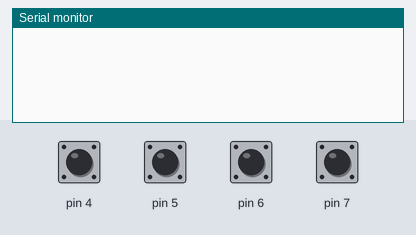
The sketch below on a simulated Arduino Uno, built with avr-gcc and run on an emulated ATmega328P. On the bench: the last lines printed to the serial monitor. The inputs (shaded band) are chosen by the test bench; at power-on: pin 4–7 HIGH. Sleep ends after the set time or at an interrupt.

Above: at 1.2 s.
1.3 s: pin 4 pulled LOW for 0.15 s
At 2.1 s:
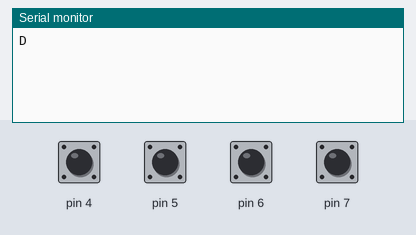
2.9 s: pin 5 pulled LOW for 0.15 s
At 3.4 s:
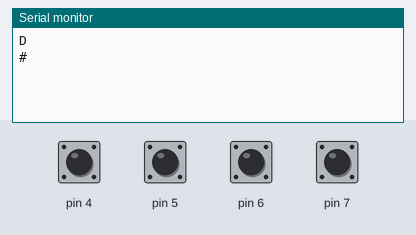
4.5 s: pin 6 pulled LOW for 0.15 s
At 5.8 s:
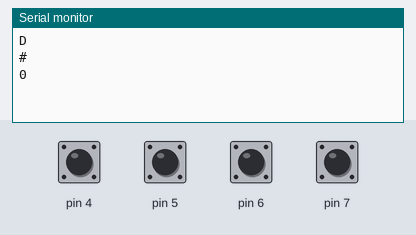
6.1 s: pin 7 pulled LOW for 0.15 s
At 7.0 s:
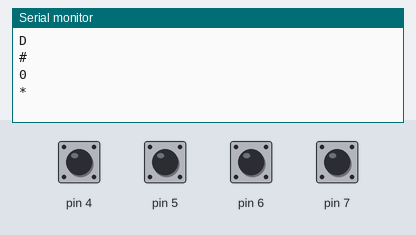

The sketch:

RetoDisenoSistemasEnChip3.ino
```cpp
//Reto de diseño de sistemas en chip. El programa leela entrada de un keypad y la envía por medio de UART
#include <Arduino_FreeRTOS.h>
#include "queue.h"
#include "semphr.h"

//macros para la configuración y manejo de pines
#define MakeInputPin(REG, PIN)       (REG &= (~(1 << PIN)))
#define MakeOutputPin(REG, PIN)      (REG |= (1 << PIN))
#define EnablePullUp(REG, PIN)       (REG |= (1 << PIN))
#define ReadInputPin(REG, PIN)       (REG & (1 << PIN))
#define WriteOutputPinLow(REG, PIN)  (REG &= ~(1 << PIN))
#define WriteOutputPinHigh(REG, PIN) (REG |= (1 << PIN))
#define ToggleOutputPin(REG, PIN)    (REG ^= (1 << PIN))

//declaraciones de la tasa de comunicación serial
#define F_CPU 16000000UL
#define USART_BAUDRATE 19200
#define UBRR_VALUE (((F_CPU / (USART_BAUDRATE * 16UL))) - 1)


//retardo en ms
const unsigned int period = 25;


//buffer para el UART
unsigned char mybuffer[25];

//handle para un queue
QueueHandle_t uartQueue;

//global variable to store the line
int line = 0;
int *ptrLine = &line;

//semaphore handle
SemaphoreHandle_t interruptSemaphore;

void setup()
{
  //configuración del puerto serial
  UBRR0H = (uint8_t)(UBRR_VALUE >> 8);
  UBRR0L = (uint8_t)UBRR_VALUE;
  UCSR0C = 0x06;       // Set frame format: 8data, 1stop bit
  UCSR0B |= (1 << RXEN0) | (1 << TXEN0);   // TX y RX habilitados

  // Renglones en alta impedancia
  MakeInputPin(DDRB, PB3); WriteOutputPinHigh(PORTB, PB3);
  MakeInputPin(DDRB, PB2); WriteOutputPinHigh(PORTB, PB2);
  MakeInputPin(DDRB, PB1); WriteOutputPinHigh(PORTB, PB1);
  MakeInputPin(DDRB, PB0); WriteOutputPinHigh(PORTB, PB0);

  // Columnas en pullup
  MakeInputPin(DDRD, PD7); EnablePullUp(PORTD, PD7);
  MakeInputPin(DDRD, PD6); EnablePullUp(PORTD, PD6);
  MakeInputPin(DDRD, PD5); EnablePullUp(PORTD, PD5);
  MakeInputPin(DDRD, PD4); EnablePullUp(PORTD, PD4);
  //creación de tareas
  xTaskCreate(vScanTask,"SCAN TASK",100,NULL,1,NULL);
  xTaskCreate(vHandlerTask,"HANDLER TASK",100,NULL,1,NULL);

  //creación del semáforo binario
  interruptSemaphore = xSemaphoreCreateBinary();

  //creación de las queue
  uartQueue = xQueueCreate(10, sizeof(uint8_t));

  //si la interrupcion es creada, inicializa interrupción PCINT23 PD7
  if(interruptSemaphore != NULL)
  {
    //se habilita interrupción por cambio de estado en PORTD
    PCICR |= (1 << PCIE2);
    //se habilita interrupción PCINT23-20
    PCMSK2 |= (1 << PCINT23);
    PCMSK2 |= (1 << PCINT22);
    PCMSK2 |= (1 << PCINT21);
    PCMSK2 |= (1 << PCINT20);
    //se habilitan las interrupciones
    sei();
  }
}

void vHandlerTask(void *pvParameters){
  char valueToSend;
  BaseType_t qStatus;
  const TickType_t xTicksToWait = pdMS_TO_TICKS(100);
  while(1){
    if (xSemaphoreTakeFromISR(interruptSemaphore, NULL) == pdPASS){
      //imprimir("Enter");
      taskENTER_CRITICAL();
      vTaskSuspendAll();
      if(*ptrLine == 1){
        if(ReadInputPin(PIND, PD7) == 0)
        {
          vTaskDelay(pdMS_TO_TICKS(period));
          while(ReadInputPin(PIND, PD7) == 0);
          valueToSend =  "1";
          imprimir("1\n");
          vTaskDelay(pdMS_TO_TICKS(period));
        }
        if(ReadInputPin(PIND, PD6) == 0)
        {
          vTaskDelay(pdMS_TO_TICKS(period));
          while(ReadInputPin(PIND, PD6) == 0);
          valueToSend =  "2";
          imprimir("2\n");
          vTaskDelay(pdMS_TO_TICKS(period));
        }
        if(ReadInputPin(PIND, PD5) == 0)
        {
          vTaskDelay(pdMS_TO_TICKS(period));
          while(ReadInputPin(PIND, PD5) == 0);
          valueToSend =  "3";
          imprimir("3\n");
          vTaskDelay(pdMS_TO_TICKS(period));
        }
        if(ReadInputPin(PIND, PD4) == 0)
        {
          vTaskDelay(pdMS_TO_TICKS(period));
          while(ReadInputPin(PIND, PD4) == 0);
          valueToSend =  "A";
          imprimir("A\n");
          vTaskDelay(pdMS_TO_TICKS(period));
        }
      }
      else if(*ptrLine == 2){
        if(ReadInputPin(PIND, PD7) == 0)
        {
          vTaskDelay(pdMS_TO_TICKS(period));
          while(ReadInputPin(PIND, PD7) == 0);
          valueToSend =  "4";
          imprimir("4\n");
          vTaskDelay(pdMS_TO_TICKS(period));
        }
        if(ReadInputPin(PIND, PD6) == 0)
        {
          vTaskDelay(pdMS_TO_TICKS(period));
          while(ReadInputPin(PIND, PD6) == 0);
          valueToSend =  "5";
          imprimir("5\n");
          vTaskDelay(pdMS_TO_TICKS(period));
        }
        if(ReadInputPin(PIND, PD5) == 0)
        {
          vTaskDelay(pdMS_TO_TICKS(period));
          while(ReadInputPin(PIND, PD5) == 0);
          valueToSend =  "6";
          imprimir("6\n");
          vTaskDelay(pdMS_TO_TICKS(period));
        }
        if(ReadInputPin(PIND, PD4) == 0)
        {
          vTaskDelay(pdMS_TO_TICKS(period));
          while(ReadInputPin(PIND, PD4) == 0);
          valueToSend =  "B";
          imprimir("B\n");
          vTaskDelay(pdMS_TO_TICKS(period));
        }
      }
      else if(*ptrLine == 3){
        if(ReadInputPin(PIND, PD7) == 0)
        {
        vTaskDelay(pdMS_TO_TICKS(period));
        while(ReadInputPin(PIND, PD7) == 0);
        valueToSend =  "7";
          imprimir("7\n");
        }
        if(ReadInputPin(PIND, PD6) == 0)
        {
          vTaskDelay(pdMS_TO_TICKS(period));
          while(ReadInputPin(PIND, PD6) == 0);
          valueToSend =  "8";
          imprimir("8\n");
          vTaskDelay(pdMS_TO_TICKS(period));
        }
        if(ReadInputPin(PIND, PD5) == 0)
        {
          vTaskDelay(pdMS_TO_TICKS(period));
          while(ReadInputPin(PIND, PD5) == 0);
          valueToSend =  "9";
          imprimir("9\n");
          vTaskDelay(pdMS_TO_TICKS(period));
        }
        if(ReadInputPin(PIND, PD4) == 0)
        {
          vTaskDelay(pdMS_TO_TICKS(period));
          while(ReadInputPin(PIND, PD4) == 0);
          valueToSend =  "C";
          imprimir("C\n");
          vTaskDelay(pdMS_TO_TICKS(period));
        }
      }
      else if(*ptrLine == 4){
        if(ReadInputPin(PIND, PD7) == 0)
        {
          vTaskDelay(pdMS_TO_TICKS(period));
          while(ReadInputPin(PIND, PD7) == 0);
          valueToSend =  "*";
          imprimir("*\n");
          vTaskDelay(pdMS_TO_TICKS(period));
        }
        if(ReadInputPin(PIND, PD6) == 0)
        {
          vTaskDelay(pdMS_TO_TICKS(period));
          while(ReadInputPin(PIND, PD6) == 0);
          valueToSend =  "0";
          imprimir("0\n");
        }
        if(ReadInputPin(PIND, PD5) == 0)
        {
          vTaskDelay(pdMS_TO_TICKS(period));
          while(ReadInputPin(PIND, PD5) == 0);
          valueToSend =  "#";
          imprimir("#\n");
          vTaskDelay(pdMS_TO_TICKS(period));
        }
        if(ReadInputPin(PIND, PD4) == 0)
        {
          vTaskDelay(pdMS_TO_TICKS(period));
          while(ReadInputPin(PIND, PD4) == 0);
          valueToSend =  "D";
          imprimir("D\n");
          vTaskDelay(pdMS_TO_TICKS(period));
        }
      }
      xTaskResumeAll();
      taskEXIT_CRITICAL();
    }
  }
  vTaskDelay(pdMS_TO_TICKS(10));
}


//Funcion reentrante para imprimir a UART
void imprimir(unsigned char msg[25])
{
  //entrando a la sección critica
  vTaskSuspendAll();
  sprintf(mybuffer, msg);
  USART_Transmit_String((unsigned char *)mybuffer);
  vTaskDelay(pdMS_TO_TICKS(25));
  //saliendo de la sección critica
  xTaskResumeAll();
}

void vScanTask(void *pvParameters)
{
  int32_t valueToSend;
  BaseType_t qStatus;
  const TickType_t xTicksToWait = pdMS_TO_TICKS(100);
  // Barrido de renglones
  //renglón 1
  MakeOutputPin(DDRB, PB3);
  WriteOutputPinLow(PORTB, PB3);
  *ptrLine = 1;
  vTaskDelay(pdMS_TO_TICKS(25));
  // Regresa el renglón a alta impedancia
  WriteOutputPinHigh(PORTB, PB3);
  MakeInputPin(DDRB, PB3);
  //renglón 2
  MakeOutputPin(DDRB, PB2);
  WriteOutputPinLow(PORTB, PB2);
  *ptrLine = 2;
  vTaskDelay(pdMS_TO_TICKS(25));
  // Regresa el renglón a alta impedancia
  WriteOutputPinHigh(PORTB, PB2);
  MakeInputPin(DDRB, PB2);
  //renglón 3
  MakeOutputPin(DDRB, PB1);
  WriteOutputPinLow(PORTB, PB1);
  *ptrLine = 3;
  vTaskDelay(pdMS_TO_TICKS(25));
  // Regresa el renglón a alta impedancia
  WriteOutputPinHigh(PORTB, PB1);
  MakeInputPin(DDRB, PB1);
  //renglón 4
  MakeOutputPin(DDRB, PB0);
  WriteOutputPinLow(PORTB, PB0);
  *ptrLine = 4;
  vTaskDelay(pdMS_TO_TICKS(25));
  // Regresa el renglón a alta impedancia
  WriteOutputPinHigh(PORTB, PB0);
  MakeInputPin(DDRB, PB0);
  vTaskDelay(10/portTICK_PERIOD_MS);
}

ISR(PCINT2_vect){
  //da el semáforo desde ISR
  xSemaphoreGiveFromISR(interruptSemaphore, NULL);
}

void loop()
{

  //modo power down
  SMCR |= (1<<SM1);
  //desactiva interrupciones
  cli();
  //habilita sleep
  SMCR |= (1<<SE);
  //habilita interrupciones
  sei();
  //aplica sleep
  asm("SLEEP");
  //deshabilita sleep
  SMCR &= ~(1<<SE);
}


//////////funciones de transmisión del UART///////////////

void USART_Transmit(unsigned char data)
{
  //wait for empty transmit buffer
  while(!(UCSR0A & (1 << UDRE0)));

  //put data into buffer, send data
  UDR0 = data;
}

void USART_Transmit_String(unsigned char * pdata)
{
  unsigned char i;
  //calculate string length
  unsigned char len = strlen(pdata);

  //transmit byte for byte
  for(i=0; i < len; i++)
  {
    //wait for empty transmit buffer
    while(!(UCSR0A & (1 << UDRE0)));
    //put data into buffer, send data
    UDR0 = pdata[i];
  }
}
//////////////////////////////////////////////////////////////
```

Measured:
- after the input at 1.3 s, the serial monitor: prints a new line after 0.15 s (image 1)
- after the input at 2.9 s, the serial monitor: prints a new line after 0.15 s (image 2)
- after the input at 4.5 s, the serial monitor: prints a new line after 0.15 s (image 3)
- after the input at 6.1 s, the serial monitor: prints a new line after 0.15 s (image 4)
